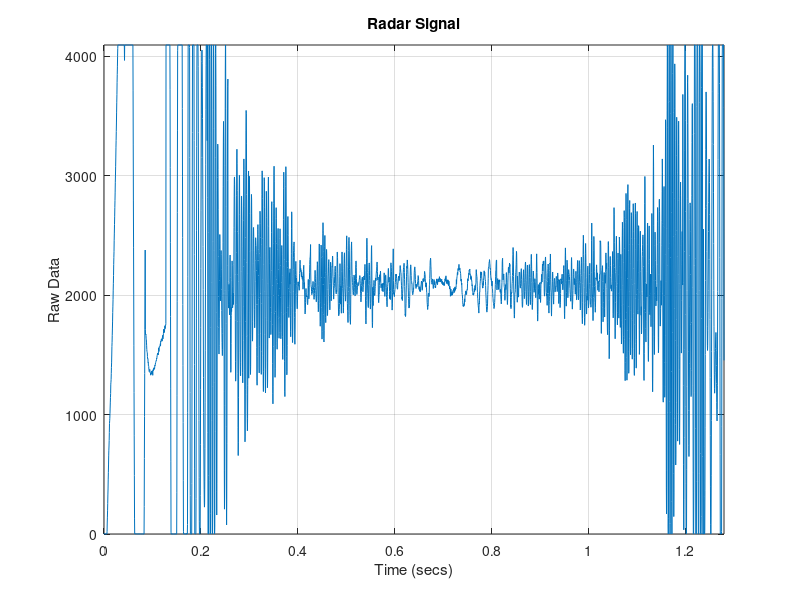
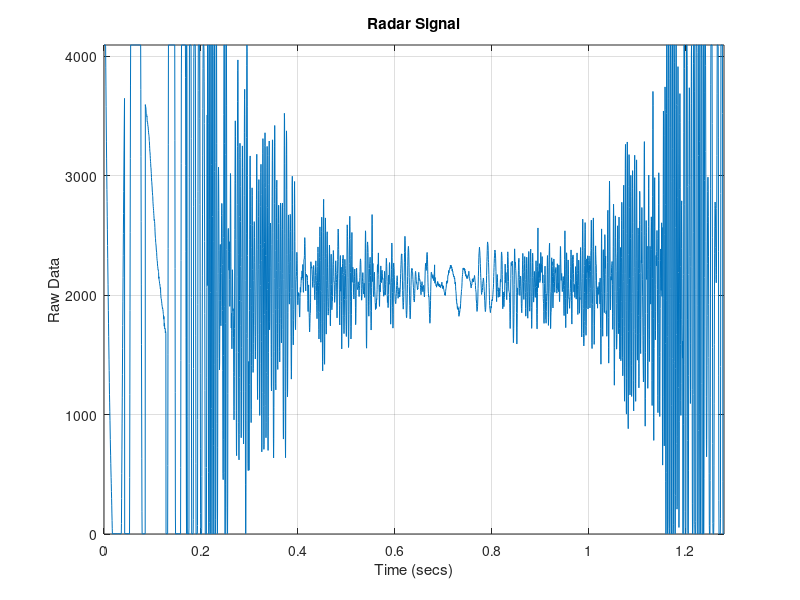

Write MATLAB code to recreate these figures, in order. (Note: this script raises an error after producing the figures.)
% by kmkim
% need to install wavelet toolbox before

% index just for figure numbering
i = 1;

%% Load a raw radar signal data
load 211029_1_1_RE.mat;
load 211029_1_1_IM.mat;

%data = complex(dataRE, dataIM);
%data = data - mean(data);
%data_vector = reshape(data, numel(data), 1);

figure(i);
i = i + 1;
plot(t, dataRE);

grid on;
xlabel('Time (secs)');
ylabel('Raw Data');
title('Radar Signal')
axis tight

figure(i);
i = i + 1;
plot(t, dataIM);

grid on;
xlabel('Time (secs)');
ylabel('Raw Data');
title('Radar Signal')
axis tight

%% Time Frequency using Spectrogram.
figure(i);
i = i + 1;
spectrogram(dataRE, [], [], [], Fs, 'yaxis');

%% Spectrogram using shorter window
figure(i);
i = i + 1;
spectrogram(dataRE, 128, [], [], Fs, 'yaxis');
title('Spectrogram using shorter window');

%% cwt
% To perform the Continuous Wavelet Transform, you can use the fucntion cwt. We provide the
% signal and the sampling frequency as an input arguments.
figure(i);
i = i + 1;
cwt(dataRE, Fs); % default wavelet = morse wavelet
title('CWT with Morse wavelet');

figure(i);
i = i + 1;
cwt(dataRE, 'bump', Fs); % bump wavelet
title('CWT with bump wavelet RE');

figure(i);
i = i + 1;
cwt(dataIM, 'bump', Fs); % bump wavelet
title('CWT with bump wavelet IM');

figure(i);
i = i + 1;
cwt(dataRE, 'amor', Fs) % analytic Morlet wavelet
title('CWT with analytic Morlet wavelet');

figure(i);
i = i + 1;
% Set effective support and grid parameters.
lb =- 4;
ub = 4;
n = 1000;
% Compute and plot Morlet wavelet.
[psi, x] = morlet(lb, ub, n);
plot(x, psi), title('Morlet wavelet')

% END
